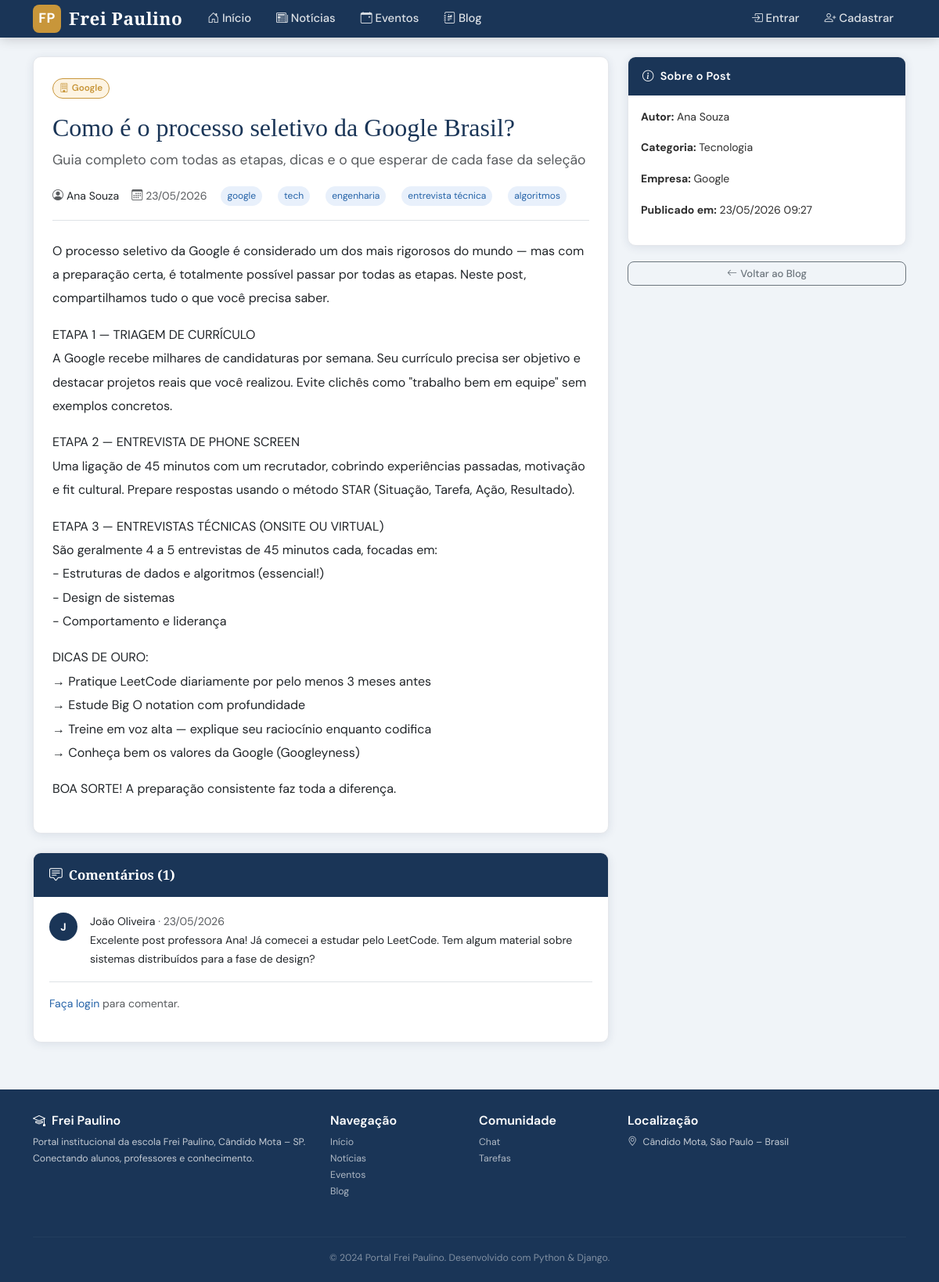
Page /blog/processo-seletivo-google-brasil/ on the committed database.
### blog/models.py (models this page shows, shortened)
class Post(models.Model):
    STATUS = [('rascunho','Rascunho'),('publicado','Publicado')]
    titulo = models.CharField(max_length=200)
    subtitulo = models.CharField(max_length=300, blank=True)
    slug = models.SlugField(unique=True)
    autor = models.ForeignKey(Usuario, on_delete=models.CASCADE, related_name='posts')
    categoria = models.ForeignKey(Categoria, on_delete=models.SET_NULL, null=True, blank=True)
    tags = models.CharField(max_length=300, blank=True, help_text='Separadas por vírgula')
    conteudo = models.TextField()
    imagem_capa = models.ImageField(upload_to='blog/', blank=True, null=True)
    status = models.CharField(max_length=10, choices=STATUS, default='rascunho')
    data_publicacao = models.DateTimeField(default=timezone.now)
    data_criacao = models.DateTimeField(auto_now_add=True)
    empresa = models.CharField(max_length=100, blank=True, help_text='Nome da empresa (para posts de processo seletivo)')
    class Meta:
        ordering = ['-data_publicacao']
    def get_tags_list(self):
        return [t.strip() for t in self.tags.split(',') if t.strip()]

class Comentario(models.Model):
    post = models.ForeignKey(Post, on_delete=models.CASCADE, related_name='comentarios')
    autor = models.ForeignKey(Usuario, on_delete=models.CASCADE)
    conteudo = models.TextField()
    aprovado = models.BooleanField(default=False)
    data = models.DateTimeField(auto_now_add=True)

class Categoria(models.Model):
    nome = models.CharField(max_length=100)
    slug = models.SlugField(unique=True)
    descricao = models.TextField(blank=True)
    def __str__(self): return self.nome

### accounts/models.py (models this page shows, shortened)
class Usuario(AbstractUser):
    TIPO_CHOICES = [
        ('aluno', 'Aluno'),
        ('professor', 'Professor'),
        ('admin', 'Administrador'),
    ]
    tipo = models.CharField(max_length=10, choices=TIPO_CHOICES, default='aluno')
    bio = models.TextField(blank=True)
    foto = models.ImageField(upload_to='fotos/', blank=True, null=True)
    turma = models.CharField(max_length=50, blank=True)
    data_cadastro = models.DateTimeField(auto_now_add=True)

### blog/views.py (the view, shortened to what this page needs)
# urls.py: path('<slug:slug>/', views.detalhe_post, name='detalhe_post'),
def detalhe_post(request, slug):
    post = get_object_or_404(Post, slug=slug, status='publicado')
    comentarios = post.comentarios.filter(aprovado=True)
    form = ComentarioForm()
    return render(request, 'blog/detalhe.html', {'post': post, 'comentarios': comentarios, 'form': form})

### templates/blog/detalhe.html (shortened to what this page needs)
{% extends 'base.html' %}
{% block content %}
<div class="container mt-4">
  <div class="row">
    <div class="col-lg-8">
      <div class="card mb-4">
        <div class="card-body p-4">
          {% if post.empresa %}<span class="empresa-tag"><i class="bi bi-building me-1"></i>{{ post.empresa }}</span>{% endif %}
          <h1 style="font-size:2rem;margin-top:10px;">{{ post.titulo }}</h1>
          {% if post.subtitulo %}<p class="text-muted" style="font-size:1.1rem;">{{ post.subtitulo }}</p>{% endif %}
          <div class="d-flex flex-wrap gap-3 align-items-center mb-4 pb-3 border-bottom">
            <span class="small"><i class="bi bi-person-circle me-1 text-muted"></i>{{ post.autor.get_full_name|default:post.autor.username }}</span>
            <span class="small text-muted"><i class="bi bi-calendar3 me-1"></i>{{ post.data_publicacao|date:"d/m/Y" }}</span>
            {% for tag in post.get_tags_list %}<span class="tag-pill">{{ tag }}</span>{% endfor %}
          </div>
          <div style="line-height:1.9;font-size:1rem;">{{ post.conteudo|linebreaks }}</div>
        </div>
      </div>
      <div class="card">
        <div class="card-header"><i class="bi bi-chat-square-text me-2"></i>Comentários ({{ comentarios.count }})</div>
        <div class="card-body">
          {% for c in comentarios %}
          <div class="d-flex gap-3 mb-3 pb-3 border-bottom">
            <div style="width:36px;height:36px;background:var(--azul);border-radius:50%;display:flex;align-items:center;justify-content:center;color:white;font-weight:700;font-size:0.85rem;flex-shrink:0;">{{ c.autor.username|first|upper }}</div>
            <div>
              <div class="fw-600 small">{{ c.autor.get_full_name|default:c.autor.username }} <span class="text-muted fw-normal">· {{ c.data|date:"d/m/Y" }}</span></div>
              <p class="mb-0 small">{{ c.conteudo }}</p>
            </div>
          </div>
          {% empty %}
          <p class="text-muted small">Seja o primeiro a comentar.</p>
          {% endfor %}
          {% if user.is_authenticated %}
          <h6 class="mt-3">Deixar um comentário</h6>
          <form method="post">
            {% csrf_token %}
            {{ form.conteudo }}
            <button class="btn btn-sm btn-primary mt-2" type="submit"><i class="bi bi-send me-1"></i>Enviar</button>
          </form>
          {% else %}
          <p class="small text-muted mt-2"><a href="{% url 'login' %}">Faça login</a> para comentar.</p>
          {% endif %}
        </div>
      </div>
    </div>
    <div class="col-lg-4">
      <div class="sidebar-widget">
        <div class="sidebar-widget-header"><i class="bi bi-info-circle me-2"></i>Sobre o Post</div>
        <div class="sidebar-widget-body small">
          <p><strong>Autor:</strong> {{ post.autor.get_full_name|default:post.autor.username }}</p>
          {% if post.categoria %}<p><strong>Categoria:</strong> {{ post.categoria }}</p>{% endif %}
          {% if post.empresa %}<p><strong>Empresa:</strong> {{ post.empresa }}</p>{% endif %}
          <p><strong>Publicado em:</strong> {{ post.data_publicacao|date:"d/m/Y H:i" }}</p>
        </div>
      </div>
      <a href="{% url 'lista_posts' %}" class="btn btn-sm btn-outline-secondary w-100"><i class="bi bi-arrow-left me-1"></i>Voltar ao Blog</a>
    </div>
  </div>
</div>
{% endblock %}

### static/css/portal.css (style rules this page uses)
:root { --azul: #1a3557; --azul-medio: #2563a8; --azul-claro: #e8f0fb; --dourado: #c8963a; --dourado-claro: #fdf4e3; --cinza-escuro: #2d2d2d; --cinza: #6b7280; --cinza-claro: #f3f4f6; --branco: #ffffff; --verde: #16a34a; --vermelho: #dc2626; --borda: #e5e7eb; --sombra: 0 2px 12px rgba(26,53,87,0.10); --sombra-hover: 0 6px 24px rgba(26,53,87,0.16); --radius: 10px; }
*, *::before, *::after { box-sizing: border-box; margin: 0; padding: 0; }
body { font-family: 'DM Sans', sans-serif; background: #f0f4f8; color: var(--cinza-escuro); line-height: 1.7; min-height: 100vh; }
h1, h2, h3, h4, h5 { font-family: 'Playfair Display', serif; color: var(--azul); }
a { color: var(--azul-medio); text-decoration: none; }
.card { background: var(--branco); border: 1px solid var(--borda); border-radius: var(--radius); box-shadow: var(--sombra); overflow: hidden; transition: box-shadow 0.2s, transform 0.2s; }
.card-header { background: var(--azul); color: white; padding: 14px 20px; font-family: 'Playfair Display', serif; font-size: 1.05rem; font-weight: 600; border: none; }
.card-body { padding: 20px; }
.empresa-tag { display: inline-block; background: var(--dourado-claro); color: var(--dourado); border: 1px solid var(--dourado); font-size: 0.73rem; padding: 2px 8px; border-radius: 20px; font-weight: 600; margin-bottom: 8px; }
.btn { border-radius: 8px; font-weight: 500; padding: 9px 20px; font-size: 0.93rem; transition: all 0.2s; }
.btn-sm { padding: 5px 12px; font-size: 0.82rem; }
.sidebar-widget { background: white; border: 1px solid var(--borda); border-radius: var(--radius); overflow: hidden; margin-bottom: 20px; box-shadow: var(--sombra); }
.sidebar-widget-header { background: var(--azul); color: white; padding: 12px 18px; font-weight: 600; font-size: 0.9rem; letter-spacing: 0.3px; }
.sidebar-widget-body { padding: 16px; }
.tag-pill { display: inline-block; background: var(--azul-claro); color: var(--azul-medio); font-size: 0.75rem; padding: 2px 8px; border-radius: 20px; margin: 2px; }

### rows in the picture
Post: empresa "Google", titulo "Como é o processo seletivo da Google Brasil?", subtitulo "Guia completo com todas as etapas, dicas e o que esperar de cada fase da seleção", autor.get_full_name "Ana Souza", data_publicacao "23/05/2026", conteudo "O processo seletivo da Google é considerado um dos mais rigorosos do mundo — mas com a preparação certa, é totalmente possível passar por todas as etapas. Neste post, compartilhamos tudo o que você precisa saber. ETAPA 1 — TRIAGEM DE CURRÍCULO A Google recebe milhares de candidaturas por semana. Seu currículo precisa ser objetivo e destacar projetos reais que você realizou. Evite clichês como \"trabalho bem em equipe\" sem exemplos concretos. ETAPA 2 — ENTREVISTA DE PHONE SCREEN Uma ligação de 45 minutos com um recrutador, cobrindo experiências passadas, motivação e fit cultural. Prepare respostas usando o método STAR (Situação, Tarefa, Ação, Resultado). ETAPA 3 — ENTREVISTAS TÉCNICAS (ONSITE…", categoria "Tecnologia", data_publicacao "23/05/2026 09:27"
Comentario: autor.username|first "J", autor.get_full_name "João Oliveira", data "23/05/2026", conteudo "Excelente post professora Ana! Já comecei a estudar pelo LeetCode. Tem algum material sobre sistemas distribuídos para a fase de design?"

### other values in the picture
{{ tag }} "google" "tech" "engenharia" "entrevista técnica" "algoritmos"
{{ comentarios.count }} "1"
